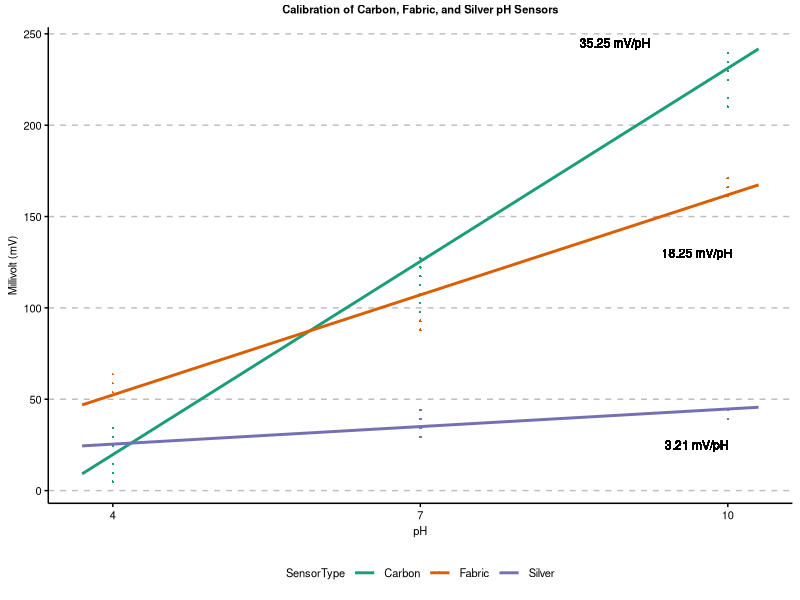
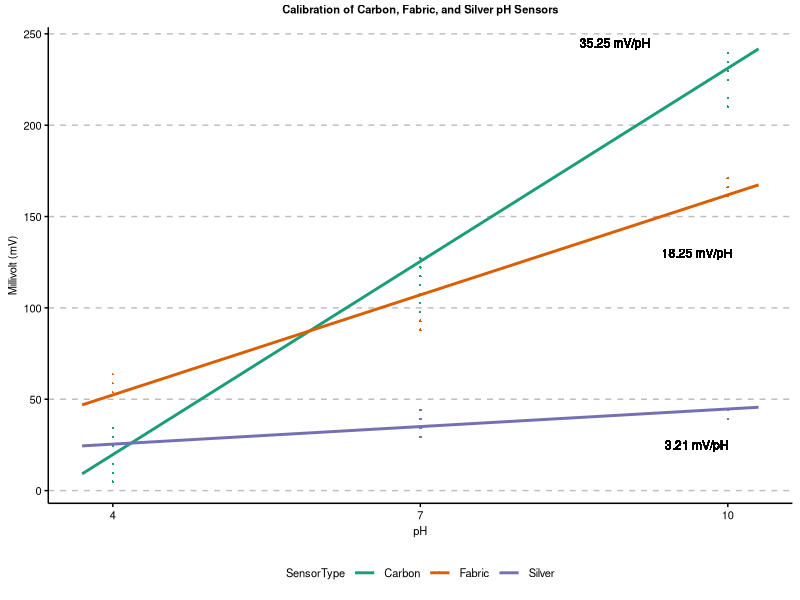
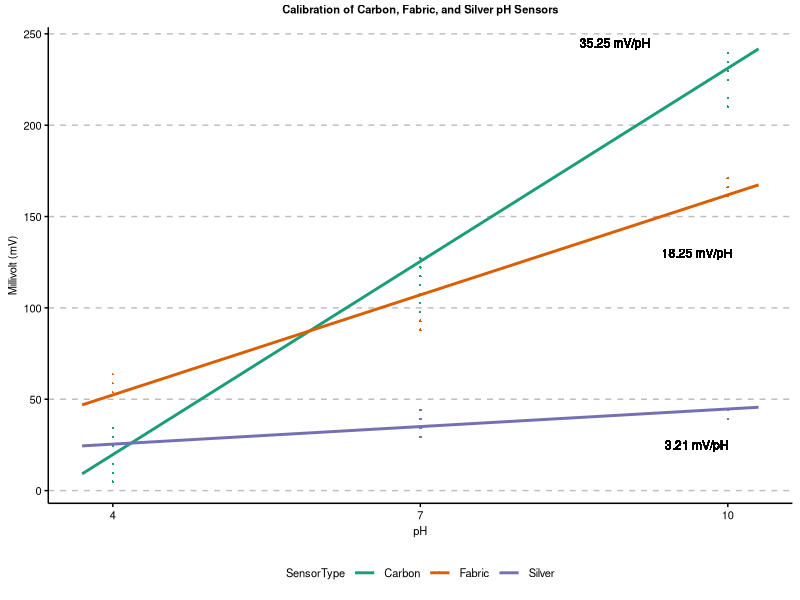

Write the R code that produced these figures, in order.
## ---- chunk 1
library(ggpubr) #required for ggpar
library(readxl) #required for read_excel function
library(tidyverse) #contains ggplot2, dplyr, tidyr, readr, purrr, tibble, stringr, forcats packages 
## ---- chunk 2
mydata <- read_excel("Fig3-SensorCalibration.xlsx", sheet = 2, col_types = c("text", "numeric", "numeric"))
## ---- chunk 3
fabricdata<-filter(mydata, SensorType == "Fabric"); #filtering my data to just Carbon data
#m <- lm(Voltage ~ pH, fabricdata)
fabricSens<-round(coef(lm(Voltage ~ pH, fabricdata))[2], digits=2) #lm part create a linear equation of Voltage vs pH, then the slope is remove (coefficient 2 and roudned to 2 digits)
fabricSens

silverdata<-filter(mydata, SensorType == "Silver"); #filtering my data to just Carbon data
#m <- lm(Voltage ~ pH, fabricdata)
silverSens<-round(coef(lm(Voltage ~ pH, silverdata))[2], digits=2) #lm part create a linear equation of Voltage vs pH, then the slope is remove (coefficient 2 and roudned to 2 digits)
silverSens

carbondata<-filter(mydata, SensorType == "Carbon"); #filtering my data to just Carbon data
#m <- lm(Voltage ~ pH, fabricdata)
carbonSens<-round(coef(lm(Voltage ~ pH, carbondata))[2], digits=2) #lm part create a linear equation of Voltage vs pH, then the slope is remove (coefficient 2 and roudned to 2 digits)
carbonSens

## ---- chunk 4
Fig3 <- ggplot(data=mydata,aes(x=pH, y=Voltage, shape = SensorType)) + #Shape=Senors, causes all points from 1 sensor type to have a specific dot shape
  geom_point(aes(color = SensorType), size=0.5) +  #each point will be colored according to its type
  ylab("Millivolt (mV)") +
  scale_x_continuous(breaks=c(4, 7, 10), limits = c(3.7,10.3)) + #set x axis
  scale_color_brewer(palette="Dark2") + #to create color blind friendly colors
  theme_classic() + #changes style
  geom_smooth(method=lm, se=FALSE, fullrange=TRUE, aes(color = SensorType)) +  #add regression line and colors it by sensor type
  ggtitle("Calibration of Carbon, Fabric, and Silver pH Sensors") + # add title
  theme(plot.title = element_text(hjust = 0.5, vjust=2, color="black", size=8, face="bold")) + #move title to center
  geom_text(x = 9.7, y = 130, label = c("18.25 mV/pH"), size=3) + #adds in Fabric sensor sensitivity (fabricSens) to a specific location
  geom_text(x = 9.7, y = 25, label = c("3.21 mV/pH"),size=3) + #adds in Silver sensor sensitivity (silverSens) to a specific location
  geom_text(x = 8.9, y = 245, label = c("35.25 mV/pH"),size=3) + #c("34.73 mV/pH") #adds in Carbon sensor sensitivity (carbonSens)  to a specific location
  theme(axis.text.x = element_text(size=8, color="black"))+ # x axis font size and color
  theme(axis.text.y = element_text(size=8, color="black")) # y axis font size and color

Fig3<-Fig3+theme(panel.grid.major.y = element_line(colour = "grey", linetype="dashed")) #adding grid lines to graph
Fig3<-Fig3+theme(axis.title.x = element_text(size=8, color="black")) #changing x axis label font size and color
Fig3<-Fig3+theme(axis.title.y = element_text(size=8, color="black")) #changing x axis label font size and color
Fig3<-ggpar(Fig3, font.legend= c(8,"plain", "black")) # Legend style and color
Fig3<-ggpar(Fig3, legend = "bottom") 
Fig3
## ---- chunk 5
ggsave(plot=Fig3, file="Fig3-SensorCalibration.tiff", units="cm", width=8, height=8, dpi=300, compression='lzw')
ggsave(plot=Fig3, file="Fig3-SensorCalibration.pdf", units="cm", width=8, height=9,dpi=300)
